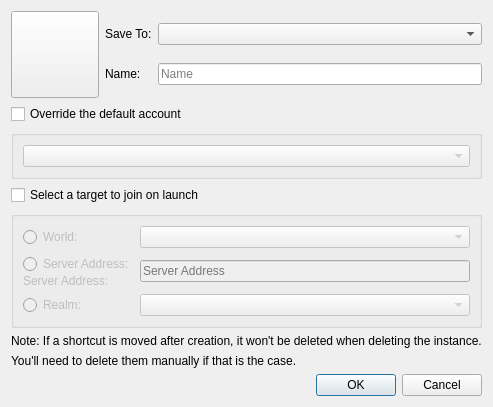
<?xml version="1.0" encoding="UTF-8"?>
<ui version="4.0">
 <class>CreateShortcutDialog</class>
 <widget class="QDialog" name="CreateShortcutDialog">
  <property name="windowModality">
   <enum>Qt::WindowModality::ApplicationModal</enum>
  </property>
  <property name="geometry">
   <rect>
    <x>0</x>
    <y>0</y>
    <width>450</width>
    <height>370</height>
   </rect>
  </property>
  <property name="windowTitle">
   <string>Create Instance Shortcut</string>
  </property>
  <property name="modal">
   <bool>true</bool>
  </property>
  <layout class="QVBoxLayout" name="verticalLayout">
   <item>
    <layout class="QHBoxLayout" name="iconBtnLayout">
     <item>
      <widget class="QToolButton" name="iconButton">
       <property name="icon">
        <iconset>
         <normaloff>:/icons/instances/grass</normaloff>:/icons/instances/grass</iconset>
       </property>
       <property name="iconSize">
        <size>
         <width>80</width>
         <height>80</height>
        </size>
       </property>
      </widget>
     </item>
     <item>
      <layout class="QGridLayout" name="iconBtnGridLayout">
       <item row="0" column="0">
        <widget class="QLabel" name="saveToLabel">
         <property name="text">
          <string>Save To:</string>
         </property>
        </widget>
       </item>
       <item row="0" column="1">
        <widget class="QComboBox" name="saveTargetSelectionBox">
         <property name="sizePolicy">
          <sizepolicy hsizetype="Expanding" vsizetype="Fixed">
           <horstretch>0</horstretch>
           <verstretch>0</verstretch>
          </sizepolicy>
         </property>
        </widget>
       </item>
       <item row="1" column="0">
        <widget class="QLabel" name="nameLabel">
         <property name="text">
          <string>Name:</string>
         </property>
        </widget>
       </item>
       <item row="1" column="1">
        <widget class="QLineEdit" name="instNameTextBox">
         <property name="placeholderText">
          <string>Name</string>
         </property>
        </widget>
       </item>
      </layout>
     </item>
    </layout>
   </item>
   <item>
    <widget class="QCheckBox" name="overrideAccountCheckbox">
     <property name="toolTip">
      <string>Use a different account than the default specified.</string>
     </property>
     <property name="text">
      <string>Override the default account</string>
     </property>
    </widget>
   </item>
   <item>
    <widget class="QGroupBox" name="accountOptionsGroup">
     <property name="enabled">
      <bool>false</bool>
     </property>
     <property name="sizePolicy">
      <sizepolicy hsizetype="Preferred" vsizetype="Fixed">
       <horstretch>0</horstretch>
       <verstretch>0</verstretch>
      </sizepolicy>
     </property>
     <layout class="QVBoxLayout" name="accountOptionsLayout">
      <item>
       <widget class="QComboBox" name="accountSelectionBox">
        <property name="sizePolicy">
         <sizepolicy hsizetype="Expanding" vsizetype="Fixed">
          <horstretch>0</horstretch>
          <verstretch>0</verstretch>
         </sizepolicy>
        </property>
       </widget>
      </item>
     </layout>
    </widget>
   </item>
   <item>
    <widget class="QCheckBox" name="targetCheckbox">
     <property name="toolTip">
      <string>Specify a world or server to automatically join on launch.</string>
     </property>
     <property name="text">
      <string>Select a target to join on launch</string>
     </property>
    </widget>
   </item>
   <item>
    <widget class="QGroupBox" name="targetOptionsGroup">
     <property name="enabled">
      <bool>false</bool>
     </property>
     <property name="sizePolicy">
      <sizepolicy hsizetype="Preferred" vsizetype="Fixed">
       <horstretch>0</horstretch>
       <verstretch>0</verstretch>
      </sizepolicy>
     </property>
     <layout class="QGridLayout" name="targetOptionsGridLayout">
      <item row="0" column="0">
       <layout class="QVBoxLayout" name="worldOverlap">
        <property name="spacing">
         <number>0</number>
        </property>
        <item>
         <widget class="QRadioButton" name="worldTarget">
          <property name="text">
           <string>World:</string>
          </property>
          <attribute name="buttonGroup">
           <string notr="true">targetBtnGroup</string>
          </attribute>
         </widget>
        </item>
       </layout>
      </item>
      <item row="0" column="1">
       <widget class="QComboBox" name="worldSelectionBox">
        <property name="sizePolicy">
         <sizepolicy hsizetype="Expanding" vsizetype="Fixed">
          <horstretch>0</horstretch>
          <verstretch>0</verstretch>
         </sizepolicy>
        </property>
       </widget>
      </item>
      <item row="1" column="0">
       <layout class="QVBoxLayout" name="serverOverlap">
        <property name="spacing">
         <number>0</number>
        </property>
        <item>
         <widget class="QRadioButton" name="serverTarget">
          <property name="text">
           <string>Server Address:</string>
          </property>
          <attribute name="buttonGroup">
           <string notr="true">targetBtnGroup</string>
          </attribute>
         </widget>
        </item>
        <item>
         <widget class="QLabel" name="serverLabel">
          <property name="visible">
           <bool>false</bool>
          </property>
          <property name="text">
           <string>Server Address:</string>
          </property>
         </widget>
        </item>
       </layout>
      </item>
      <item row="1" column="1">
       <widget class="QLineEdit" name="serverAddressBox">
        <property name="placeholderText">
         <string>Server Address</string>
        </property>
       </widget>
      </item>
      <item row="2" column="0">
       <widget class="QRadioButton" name="realmTarget">
        <property name="text">
         <string>Realm:</string>
        </property>
        <attribute name="buttonGroup">
         <string notr="true">targetBtnGroup</string>
        </attribute>
       </widget>
      </item>
      <item row="2" column="1">
       <widget class="QComboBox" name="realmSelectionBox">
        <property name="sizePolicy">
         <sizepolicy hsizetype="Expanding" vsizetype="Fixed">
          <horstretch>0</horstretch>
          <verstretch>0</verstretch>
         </sizepolicy>
        </property>
       </widget>
      </item>
     </layout>
    </widget>
   </item>
   <item>
    <widget class="QLabel" name="noteLabel">
     <property name="text">
      <string>Note: If a shortcut is moved after creation, it won't be deleted when deleting the instance.</string>
     </property>
    </widget>
   </item>
   <item>
    <widget class="QLabel" name="noteLabel2">
     <property name="text">
      <string>You'll need to delete them manually if that is the case.</string>
     </property>
    </widget>
   </item>
   <item>
    <widget class="QDialogButtonBox" name="buttonBox">
     <property name="orientation">
      <enum>Qt::Orientation::Horizontal</enum>
     </property>
     <property name="standardButtons">
      <set>QDialogButtonBox::StandardButton::Cancel|QDialogButtonBox::StandardButton::Ok</set>
     </property>
    </widget>
   </item>
  </layout>
 </widget>
 <tabstops>
  <tabstop>iconButton</tabstop>
 </tabstops>
 <resources/>
 <connections>
  <connection>
   <sender>buttonBox</sender>
   <signal>accepted()</signal>
   <receiver>CreateShortcutDialog</receiver>
   <slot>accept()</slot>
   <hints>
    <hint type="sourcelabel">
     <x>20</x>
     <y>20</y>
    </hint>
    <hint type="destinationlabel">
     <x>20</x>
     <y>20</y>
    </hint>
   </hints>
  </connection>
  <connection>
   <sender>buttonBox</sender>
   <signal>rejected()</signal>
   <receiver>CreateShortcutDialog</receiver>
   <slot>reject()</slot>
   <hints>
    <hint type="sourcelabel">
     <x>20</x>
     <y>20</y>
    </hint>
    <hint type="destinationlabel">
     <x>20</x>
     <y>20</y>
    </hint>
   </hints>
  </connection>
 </connections>
 <buttongroups>
  <buttongroup name="targetBtnGroup"/>
 </buttongroups>
</ui>
